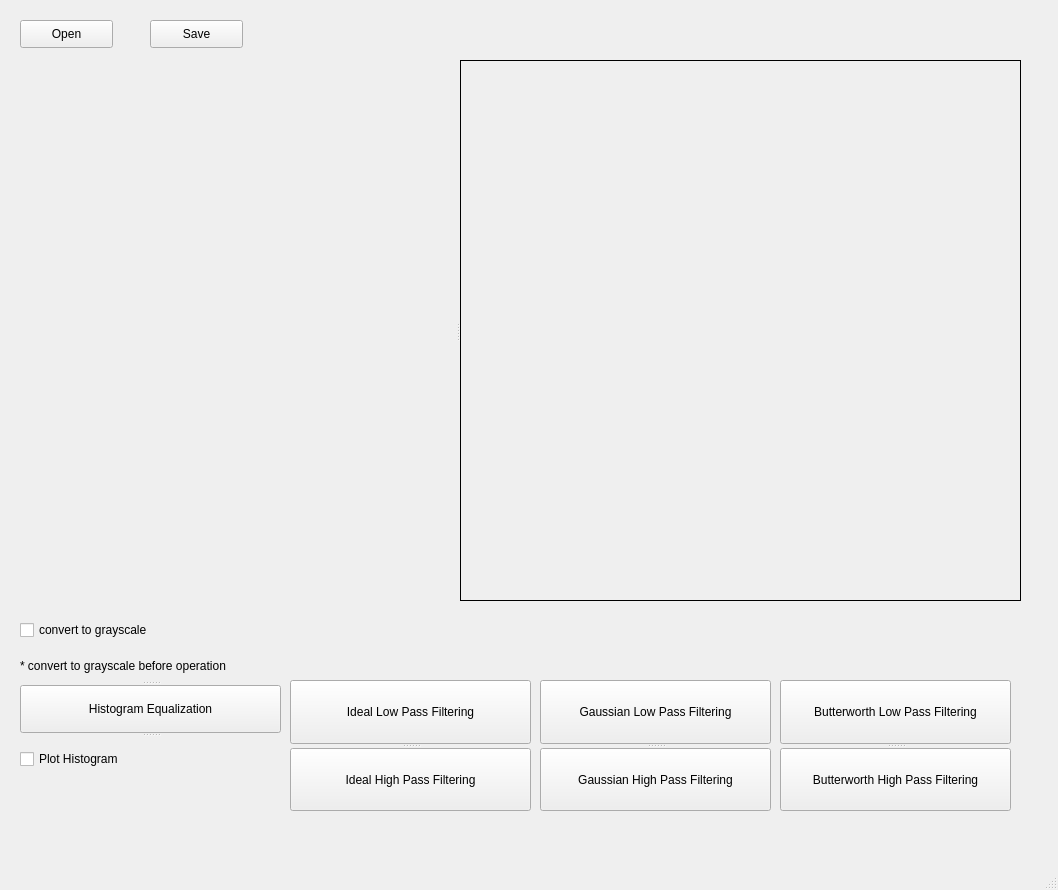
<?xml version="1.0" encoding="UTF-8"?>
<ui version="4.0">
 <class>MainWindow</class>
 <widget class="QMainWindow" name="MainWindow">
  <property name="geometry">
   <rect>
    <x>0</x>
    <y>0</y>
    <width>1058</width>
    <height>890</height>
   </rect>
  </property>
  <property name="windowTitle">
   <string>MainWindow</string>
  </property>
  <widget class="QWidget" name="centralwidget">
   <widget class="QPushButton" name="open_pushButton">
    <property name="geometry">
     <rect>
      <x>20</x>
      <y>20</y>
      <width>93</width>
      <height>28</height>
     </rect>
    </property>
    <property name="text">
     <string>Open</string>
    </property>
   </widget>
   <widget class="QPushButton" name="save_pushButton">
    <property name="geometry">
     <rect>
      <x>150</x>
      <y>20</y>
      <width>93</width>
      <height>28</height>
     </rect>
    </property>
    <property name="text">
     <string>Save</string>
    </property>
   </widget>
   <widget class="QCheckBox" name="grayScale_checkBox">
    <property name="geometry">
     <rect>
      <x>20</x>
      <y>620</y>
      <width>141</width>
      <height>20</height>
     </rect>
    </property>
    <property name="text">
     <string>convert to grayscale</string>
    </property>
   </widget>
   <widget class="QSplitter" name="splitter_2">
    <property name="geometry">
     <rect>
      <x>20</x>
      <y>650</y>
      <width>261</width>
      <height>131</height>
     </rect>
    </property>
    <property name="orientation">
     <enum>Qt::Vertical</enum>
    </property>
    <widget class="QLabel" name="label">
     <property name="text">
      <string>* convert to grayscale before operation</string>
     </property>
    </widget>
    <widget class="QPushButton" name="histEqual_pushButton">
     <property name="text">
      <string>Histogram Equalization</string>
     </property>
    </widget>
    <widget class="QCheckBox" name="plot_checkBox">
     <property name="text">
      <string>Plot Histogram</string>
     </property>
    </widget>
   </widget>
   <widget class="QSplitter" name="splitter_3">
    <property name="geometry">
     <rect>
      <x>290</x>
      <y>680</y>
      <width>241</width>
      <height>131</height>
     </rect>
    </property>
    <property name="orientation">
     <enum>Qt::Vertical</enum>
    </property>
    <widget class="QPushButton" name="lowPass_pushButton">
     <property name="text">
      <string>Ideal Low Pass Filtering</string>
     </property>
    </widget>
    <widget class="QPushButton" name="highPass_pushButton">
     <property name="text">
      <string>Ideal High Pass Filtering</string>
     </property>
    </widget>
   </widget>
   <widget class="QSplitter" name="splitter_4">
    <property name="geometry">
     <rect>
      <x>540</x>
      <y>680</y>
      <width>231</width>
      <height>131</height>
     </rect>
    </property>
    <property name="orientation">
     <enum>Qt::Vertical</enum>
    </property>
    <widget class="QPushButton" name="gaussianLP_pushButton">
     <property name="text">
      <string>Gaussian Low Pass Filtering</string>
     </property>
    </widget>
    <widget class="QPushButton" name="gaussianHP_pushButton">
     <property name="text">
      <string>Gaussian High Pass Filtering</string>
     </property>
    </widget>
   </widget>
   <widget class="QSplitter" name="splitter_5">
    <property name="geometry">
     <rect>
      <x>780</x>
      <y>680</y>
      <width>231</width>
      <height>131</height>
     </rect>
    </property>
    <property name="orientation">
     <enum>Qt::Vertical</enum>
    </property>
    <widget class="QPushButton" name="butterworth_LP_pushButton">
     <property name="text">
      <string>Butterworth Low Pass Filtering</string>
     </property>
    </widget>
    <widget class="QPushButton" name="butterworthHP_pushButton">
     <property name="text">
      <string>Butterworth High Pass Filtering</string>
     </property>
    </widget>
   </widget>
   <widget class="QSplitter" name="splitter">
    <property name="geometry">
     <rect>
      <x>20</x>
      <y>60</y>
      <width>1001</width>
      <height>541</height>
     </rect>
    </property>
    <property name="orientation">
     <enum>Qt::Horizontal</enum>
    </property>
    <widget class="QLabel" name="ori_img">
     <property name="text">
      <string/>
     </property>
     <property name="scaledContents">
      <bool>true</bool>
     </property>
    </widget>
    <widget class="QLabel" name="res_img">
     <property name="frameShape">
      <enum>QFrame::Box</enum>
     </property>
     <property name="text">
      <string/>
     </property>
     <property name="scaledContents">
      <bool>true</bool>
     </property>
     <property name="wordWrap">
      <bool>true</bool>
     </property>
    </widget>
   </widget>
  </widget>
  <widget class="QStatusBar" name="statusbar"/>
 </widget>
 <resources/>
 <connections>
  <connection>
   <sender>save_pushButton</sender>
   <signal>clicked()</signal>
   <receiver>ori_img</receiver>
   <slot>clear()</slot>
   <hints>
    <hint type="sourcelabel">
     <x>194</x>
     <y>65</y>
    </hint>
    <hint type="destinationlabel">
     <x>236</x>
     <y>110</y>
    </hint>
   </hints>
  </connection>
  <connection>
   <sender>histEqual_pushButton</sender>
   <signal>clicked()</signal>
   <receiver>res_img</receiver>
   <slot>clear()</slot>
   <hints>
    <hint type="sourcelabel">
     <x>226</x>
     <y>607</y>
    </hint>
    <hint type="destinationlabel">
     <x>719</x>
     <y>455</y>
    </hint>
   </hints>
  </connection>
  <connection>
   <sender>lowPass_pushButton</sender>
   <signal>clicked()</signal>
   <receiver>res_img</receiver>
   <slot>clear()</slot>
   <hints>
    <hint type="sourcelabel">
     <x>462</x>
     <y>598</y>
    </hint>
    <hint type="destinationlabel">
     <x>578</x>
     <y>492</y>
    </hint>
   </hints>
  </connection>
 </connections>
</ui>
